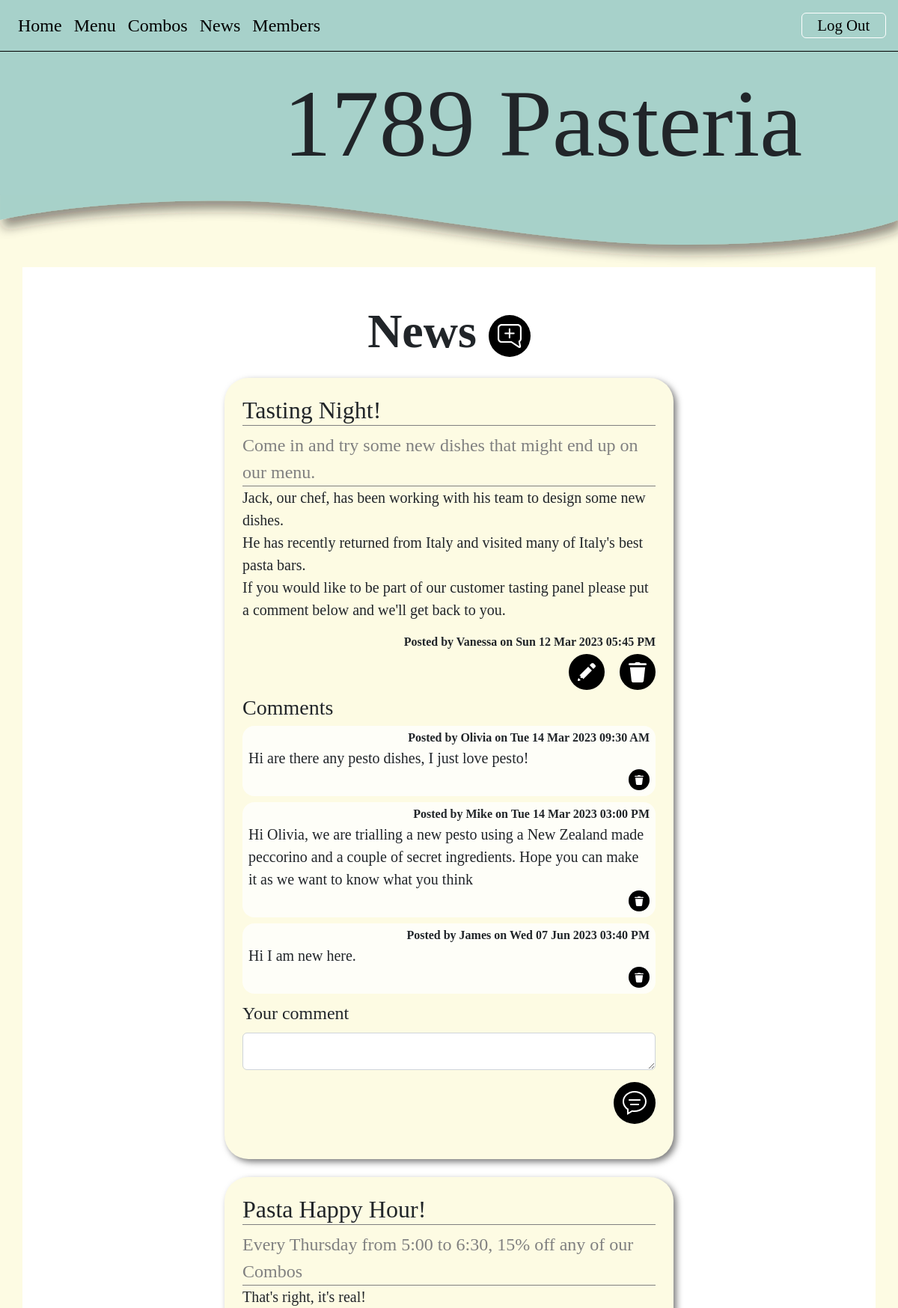
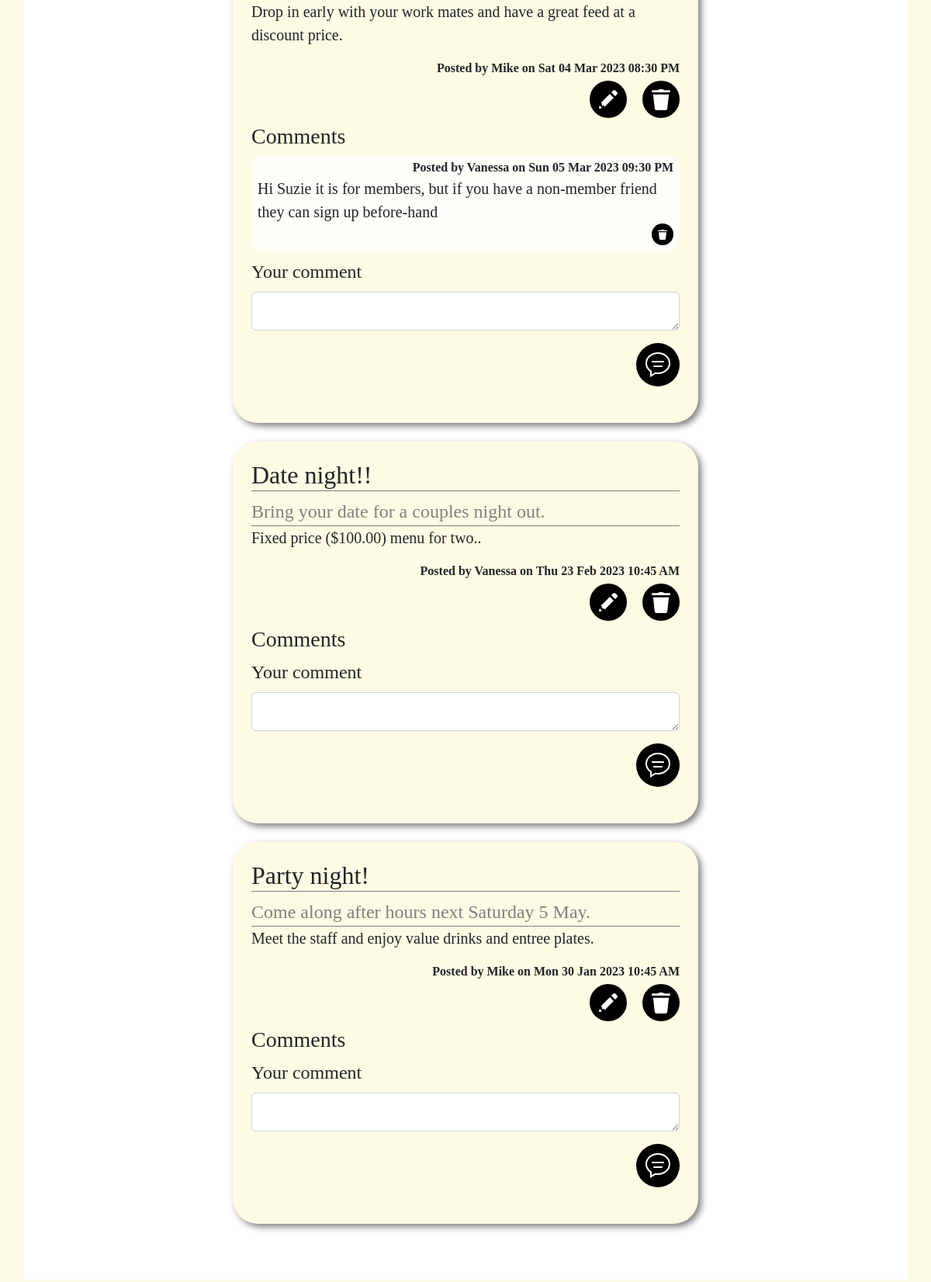
The app's page /news (signed in, upper part) with its own data (2 pictures, top to bottom).
### tables this page shows
CREATE TABLE news(
    news_id integer primary key autoincrement not null,
    title text not null unique,
    subtitle text not null unique,
    content text not null unique,
    newsdate date not null,
    member_id integer not null,
    foreign key(member_id) references member(member_id)
);

CREATE TABLE member(
    member_id integer primary key autoincrement not null,
    name text not null,
    email text not null unique,
    bio text,
    password text not null,
    authorisation integer not null
);

CREATE TABLE comment(
    comment_id integer primary key autoincrement not null,
    news_id integer not null,
    member_id integer not null,
    comment text not null unique,
    commentdate date not null,
    foreign key(news_id) references news(news_id),
    foreign key(member_id) references member(member_id)
);

### server.py (the view)
@app.route('/news')
def news():
    news_set = []
    sql="""select news.news_id,news.title,news.subtitle, news.content, news.newsdate, member.name
     from news
     join member on member.member_id = news.member_id
     order by newsdate desc
     """
    result = run_search_query_tuples(sql, (), db_path, True)
    for row in result:
        news_dict = {}
        for k in row.keys():
            news_dict[k] = row[k]
        sql = """select comment.comment_id, comment.comment, comment.commentdate, member.name, member.member_id
        from comment
        join member on comment.member_id = member.member_id
        where comment.news_id = ?
        order by comment.commentdate asc
        """
        values_tuple = (news_dict['news_id'],)
        result = run_search_query_tuples(sql,values_tuple, db_path, True)
        news_dict['comments'] = result
        news_set.append(news_dict)
    return render_template("news.html", news=news_set)

### db_functions.py (called while the page is built)
def run_search_query_tuples(sql_query, values_tuple, file_path, rowfactory=False):
    result = None
    try:
        db = sqlite3.connect(file_path)
        if rowfactory:
            db.row_factory = sqlite3.Row
        cursor = db.cursor()
        cursor.execute(sql_query, values_tuple)
        result = cursor.fetchall()
        cursor.close()
    except sqlite3.Error as error:
        print("Error running search query tuples: {}".format(error))
        return None
    db.close()
    if result is None:
        print("No search values were found")
    return result

### server.py (called while the page is built)
@app.template_filter()
def news_date(sqlite_dt):
    x = datetime.strptime(sqlite_dt, '%Y-%m-%d %H:%M:%S')
    return x.strftime("%a %d %b %Y %I:%M %p")

### templates/news.html (shortened to what this page needs)
{% extends "layout.html" %}
{% block banner %}
static/images/SVG/curve_slice.svg
{% endblock %}
{% block content %}
<div class="container-lg py-sm-5 py-1">
     <h1> News
    {% if session and session['authorisation'] == 0 %}
    <a class="icon-button post-button " href="{{ url_for('news_cud', id=0, task='add') }}"></a>
    {% endif %}
         </h1>
    {% for row in news %}
    <div class="news p-4 my-4">
    <h2> {{ row['title'] }}</h2>
        <div class="subtitle"> {{ row['subtitle'] }}</div>
        <p class="news-text"> {{ row['content'] | replace("\n", "<br>") | safe}} </p>
        <div class="news-meta">Posted by {{ row['name'] }} on {{ row['newsdate'] | news_date }}</div>
        {% if session and session['authorisation'] == 0 %}
        <div class="news-meta mt-1">
            <a class="icon-button edit-button" href="{{ url_for('news_cud', id=row['news_id'], task='update') }}"></a>
              <a class="icon-button delete-button" href="{{ url_for('news_cud', id=row['news_id'], task='delete') }}"></a>
        </div>
        {% endif %}
        <h3 id="{{ row['news_id'] }}">Comments</h3>
        {% for comment in row['comments'] %}
        <div class="comment">
             <div>Posted by {{comment['name']}} on {{ comment['commentdate'] | news_date }} </div>
            <div>{{ comment['comment'] }}</div>
            <div>
                {% if session['authorisation']== 0 or session['id'] == comment['member_id'] %}
                <a class="icon-button delete-button small-icon-button" href="{{ url_for('comment_cud', id=comment['comment_id'], task='delete') }}"></a>
                {% endif %}
            </div>
        </div>
        {% endfor %}
                <div>
            {% if session and session['authorisation'] in [0,1] %}
            <form action="{{url_for('comment_cud', news_id=row['news_id'], member_id=session['id'],task='add')}}" method="POST">
                <div>
                    <label for="comment" class="form-label">Your comment</label>
                    <textarea class="form-control" id="comment" name="comment" rows="1" required>{{content}}</textarea>
                </div>
                    <div class="text-end">
                    <button  type="submit" class="icon-button comment-btn" ></button>
                </div>
            </form>
                {% endif %}
        </div>
    </div>
    {% endfor %}
</div>
{% endblock %}

### static/styles.css (style rules this page uses)
:root { --brand-paper: rgb(253,251,227); --brand-green: rgb(167,209,202); --brand-green-pale: rgb(223,237,224); }
body { font-family: 'Cormorant Garamond', serif; font-size: 100%; background-color: var(--brand-paper); margin:0; }
h1 { font-size: 4em; text-align: center; font-weight: 600; margin: 0; }
h2 { border-bottom: 1px solid gray; }
.icon-button { background-size: 1.5rem; background-repeat: no-repeat; background-position: center center; background-color: rgb(0,0,0); display: inline-block; margin: 0 0 0 1rem; padding: 0em 0em; width: 3rem; height: 3rem; border-radius:5em; border: 0; cursor: pointer; box-sizing:border-box; text-align:center; }
.comment-btn { background-image: url("comment.svg"); background-size: 2rem; width: 3.5rem; height: 3.5rem; }
.edit-button { background-image: url("edit.svg"); }
.delete-button { background-image: url("delete.svg"); }
.post-button { background-image: url("post.svg"); vertical-align: middle; margin:0; background-size: 2rem; width: 3.5rem; height: 3.5rem; }
.small-icon-button { background-size: 0.75rem; width: 1.75rem; height: 1.75rem; }
.container-lg { border: 0px solid pink; background-color: rgb(255,255,255); overflow: auto; margin-bottom: 2.5em; }
.subtitle { font-size: 1.5em; border-bottom: 1px solid gray; color: gray; }
.news { max-width: 600px; margin: auto; background-color: var(--brand-paper); border-radius: 2em; filter: drop-shadow(0.25em 0.25em 0.25em rgba(0,0,0,0.5)); }
.news-text { font-size: 1.25em; }
.news-meta { text-align: end; font-weight: bold; }
.comment { background-color: rgba(255,255,255,0.75); border-radius: 1em; padding: 0.25em 0.5em 0.25em 0.5em; margin-bottom: 0.5em; }
.comment div:first-child { text-align: end; font-weight: bold; }
.comment div:nth-child(2) { font-size: 1.25em; }
.comment div:nth-child(3) { text-align: end; font-size: 0.5em; }
label, input[type='text'], input[type='email'], input[type='password'], textarea { font-size: 1.5em !important; }
form div { margin-bottom: 1em; }

### records on screen
news: title "Tasting Night!", subtitle "Come in and try some new dishes that might end up on our menu.", content "Jack, our chef, has been working with his team to design some new dishes. He has recently returned from Italy and visited many of Italy's best pasta bars. If you would like to be part of our customer tasting panel please put a comment below and we'll get back to you.", name "Vanessa", newsdate|news_date "Sun 12 Mar 2023 05:45 PM"
comment: name "Olivia", commentdate|news_date "Tue 14 Mar 2023 09:30 AM", comment "Hi are there any pesto dishes, I just love pesto!"
comment: name "Mike", commentdate|news_date "Tue 14 Mar 2023 03:00 PM", comment "Hi Olivia, we are trialling a new pesto using a New Zealand made peccorino and a couple of secret ingredients. Hope you can make it as we want to know what you think"
comment: name "James", commentdate|news_date "Wed 07 Jun 2023 03:40 PM", comment "Hi I am new here."
news: title "Pasta Happy Hour!", subtitle "Every Thursday from 5:00 to 6:30, 15% off any of our Combos", content "That's right, it's real! Drop in early with your work mates and have a great feed at a discount price.", name "Mike", newsdate|news_date "Sat 04 Mar 2023 08:30 PM"
comment: name "Vanessa", commentdate|news_date "Sun 05 Mar 2023 09:30 PM", comment "Hi Suzie it is for members, but if you have a non-member friend they can sign up before-hand"
news: title "Date night!!", subtitle "Bring your date for a couples night out.", content "Fixed price ($100.00) menu for two..", name "Vanessa", newsdate|news_date "Thu 23 Feb 2023 10:45 AM"
news: title "Party night!", subtitle "Come along after hours next Saturday 5 May.", content "Meet the staff and enjoy value drinks and entree plates.", name "Mike", newsdate|news_date "Mon 30 Jan 2023 10:45 AM"
